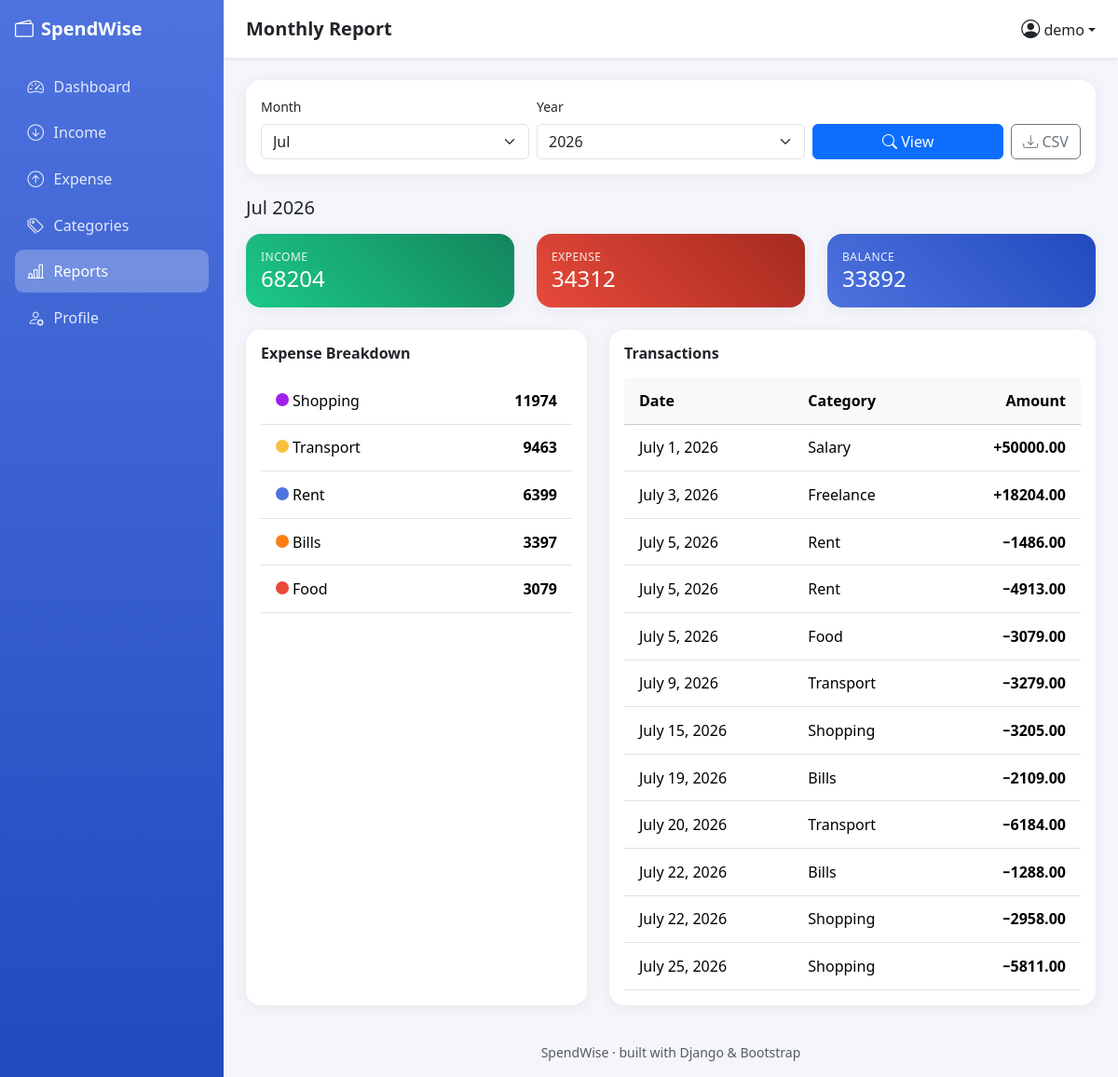
/reports/ (signed in), run on the app's committed database.
### tracker/models.py (models this page shows, shortened)
class Category(models.Model):
    INCOME, EXPENSE = "INCOME", "EXPENSE"
    TYPE_CHOICES = [(INCOME,"Income"), (EXPENSE, "Expense")]
    user = models.ForeignKey(User,on_delete=models.CASCADE,related_name="categories")
    name = models.CharField(max_length=50)
    type = models.CharField(max_length=7, choices=TYPE_CHOICES)
    color = models.CharField(max_length=7,default="#4e73df")
    created_at = models.DateTimeField(auto_now_add=True)
    class Meta:
        unique_together = ('user','name','type')
        ordering = ["name"]

class Transaction(models.Model):
    INCOME, EXPENSE="INCOME", 'EXPENSE'
    TYPE_CHOICES = [(INCOME,"Income"), (EXPENSE, "Expense")]
    user = models.ForeignKey(User,on_delete=models.CASCADE,related_name="transactions")
    category = models.ForeignKey("Category",on_delete=models.PROTECT, related_name="transactions")
    type = models.CharField(max_length=7,choices=TYPE_CHOICES)
    amount = models.DecimalField(max_digits=10,decimal_places=2)
    date = models.DateField()
    note = models.CharField(max_length=255,blank=True)
    created_at = models.DateTimeField(auto_now_add=True)
    class Meta:
        ordering = ["date", "-created_at"]

### tracker/views.py (the view)
# urls.py: path("reports/",views.reports,name="reports"),
@login_required
def reports(request):
    today=timezone.now().date()
    try:
        year=int(request.GET.get("year",today.year))
        month=int(request.GET.get("month",today.month))
    except (TypeError,ValueError):
        year,month=today.year,today.month
    month=min(max(month,1),12)
    txns=request.user.transactions.filter(date__year=year,date__month=month)
    income=txns.filter(type="INCOME").aggregate(s=Sum("amount"))["s"] or 0
    expense=txns.filter(type="EXPENSE").aggregate(s=Sum("amount"))["s"] or 0
    by_cat=(txns.filter(type="EXPENSE").values("category__name","category__color")
            .annotate(total=Sum("amount")).order_by("-total"))
    return render(request,"tracker/reports.html",{
        "year":year,"month":month,"month_name":MONTH_NAMES[month-1],
        "income":income,"expense":expense,"balance":income-expense,
        "by_cat":by_cat,"transactions":txns.select_related("category"),
        "months":list(enumerate(MONTH_NAMES,start=1)),
        "years":list(range(today.year-3,today.year+1)),
    })

### tracker/templates/tracker/reports.html (shortened to what this page needs)
{% extends "base.html" %}
{% block heading %}Monthly Report{% endblock %}
{% block content %}
<div class="card p-3 mb-4">
    <form method="get" class="row g-2 align-items-end">
    <div class="col-md-4"><label class="form-label small">Month</label>
        <select name="month" class="form-select">
        {% for num, name in months %}<option value="{{ num }}" {% if num == month %}selected{% endif %}>{{ name }}</option>{% endfor %}
        </select></div>
    <div class="col-md-4"><label class="form-label small">Year</label>
        <select name="year" class="form-select">
        {% for y in years %}<option value="{{ y }}" {% if y == year %}selected{% endif %}>{{ y }}</option>{% endfor %}
        </select></div>
    <div class="col-md-4 d-flex gap-2">
        <button class="btn btn-primary flex-grow-1"><i class="bi bi-search"></i> View</button>
        <a href="{% url 'export_csv' %}" class="btn btn-outline-secondary"><i class="bi bi-download"></i> CSV</a></div>
    </form>
</div>
<h5 class="mb-3">{{ month_name }} {{ year }}</h5>
<div class="row g-4 mb-4">
    <div class="col-md-4"><div class="card stat-card stat-income p-3"><div class="stat-label">Income</div><h4 class="mb-0">{{ CURRENCY }}{{ income }}</h4></div></div>
    <div class="col-md-4"><div class="card stat-card stat-expense p-3"><div class="stat-label">Expense</div><h4 class="mb-0">{{ CURRENCY }}{{ expense }}</h4></div></div>
    <div class="col-md-4"><div class="card stat-card stat-balance p-3"><div class="stat-label">Balance</div><h4 class="mb-0">{{ CURRENCY }}{{ balance }}</h4></div></div>
</div>
<div class="row g-4">
    <div class="col-lg-5"><div class="card p-3 h-100">
    <h6 class="fw-semibold mb-3">Expense Breakdown</h6>
    {% if by_cat %}<table class="table mb-0"><tbody>
        {% for c in by_cat %}<tr>
        <td><span class="category-dot me-1" style="background: {{ c.category__color }}"></span>{{ c.category__name }}</td>
        <td class="text-end amount-expense">{{ CURRENCY }}{{ c.total }}</td></tr>{% endfor %}
    </tbody></table>{% else %}<p class="text-muted small">No expenses this month.</p>{% endif %}
    </div></div>
    <div class="col-lg-7"><div class="card p-3 h-100">
    <h6 class="fw-semibold mb-3">Transactions</h6>
    {% if transactions %}<div class="table-responsive"><table class="table table-hover align-middle mb-0">
        <thead class="table-light"><tr><th>Date</th><th>Category</th><th class="text-end">Amount</th></tr></thead>
        <tbody>{% for t in transactions %}<tr>
        <td>{{ t.date }}</td><td>{{ t.category.name }}</td>
        <td class="text-end {% if t.type == 'INCOME' %}amount-income{% else %}amount-expense{% endif %}">
            {% if t.type == 'INCOME' %}+{% else %}−{% endif %}{{ CURRENCY }}{{ t.amount }}</td></tr>{% endfor %}
        </tbody></table></div>{% else %}<p class="text-muted small">No transactions this month.</p>{% endif %}
    </div></div>
</div>
{% endblock %}

### tracker/templates/base.html (shortened to what this page needs)
{% load static %}
<!doctype html>
<html lang="en">
<head>
    <link href="https://cdn.jsdelivr.net/npm/bootstrap@5.3.3/dist/css/bootstrap.min.css" rel="stylesheet">
    <link href="https://cdn.jsdelivr.net/npm/bootstrap-icons@1.11.3/font/bootstrap-icons.css" rel="stylesheet">
    <link href="{% static 'css/style.css' %}" rel="stylesheet">
</head>
<body>
<div class="d-flex">
    <nav class="sidebar text-white p-3">
    <div class="brand mb-4 d-flex align-items-center gap-2"><i class="bi bi-wallet2"></i><span>SpendWise</span></div>
    {% with url_name=request.resolver_match.url_name %}
    <a href="{% url 'dashboard' %}" class="nav-link {% if url_name == 'dashboard' %}active{% endif %}"><i class="bi bi-speedometer2"></i><span>Dashboard</span></a>
    <a href="{% url 'income' %}" class="nav-link {% if url_name == 'income' %}active{% endif %}"><i class="bi bi-arrow-down-circle"></i><span>Income</span></a>
    <a href="{% url 'expense' %}" class="nav-link {% if url_name == 'expense' %}active{% endif %}"><i class="bi bi-arrow-up-circle"></i><span>Expense</span></a>
    <a href="{% url 'category_list' %}" class="nav-link {% if url_name == 'category_list' %}active{% endif %}"><i class="bi bi-tags"></i><span>Categories</span></a>
    <a href="{% url 'reports' %}" class="nav-link {% if url_name == 'reports' %}active{% endif %}"><i class="bi bi-bar-chart-line"></i><span>Reports</span></a>
    <a href="{% url 'profile' %}" class="nav-link {% if url_name == 'profile' %}active{% endif %}"><i class="bi bi-person-gear"></i><span>Profile</span></a>
    {% endwith %}
    </nav>
    <div class="flex-grow-1 d-flex flex-column" style="min-height:100vh;">
    <nav class="topbar navbar bg-white shadow-sm px-4 d-flex">
        <span class="fw-semibold fs-5">{% block heading %}{% endblock %}</span>
        <div class="dropdown ms-auto">
        <a class="dropdown-toggle text-decoration-none text-dark fw-medium" href="#" data-bs-toggle="dropdown">
            <i class="bi bi-person-circle fs-5"></i> {{ request.user.username }}</a>
        </div>
    </nav>
    <main class="p-4 flex-grow-1">
        {% block content %}{% endblock %}
    </main>
    <footer class="text-center text-muted small py-3">SpendWise &middot; built with Django &amp; Bootstrap</footer>
    </div>
</div>
</body>
</html>

### static/css/style.css (style rules this page uses)
:root { --sw-primary: #4e73df; --sw-primary-dark: #224abe; }
body { background: #f4f6fb; font-family: "Segoe UI", system-ui, Roboto, Arial, sans-serif; }
.sidebar { width: 240px; min-height: 100vh; position: sticky; top: 0; background: linear-gradient(180deg, var(--sw-primary) 0%, var(--sw-primary-dark) 100%); transition: width .2s ease; }
.sidebar .brand { font-weight: 700; font-size: 1.25rem; }
.sidebar .nav-link { color: rgba(255,255,255,.85); border-radius: .6rem; margin-bottom: .25rem; padding: .6rem .85rem; display: flex; align-items: center; gap: .65rem; font-weight: 500; }
.sidebar .nav-link.active { background: rgba(255,255,255,.25); color: #fff; }
.sidebar .nav-link i { font-size: 1.1rem; }
.topbar { min-height: 62px; }
.card { border: none; border-radius: 1rem; box-shadow: 0 .15rem 1rem rgba(58,59,69,.08); }
.stat-card { color: #fff; border-radius: 1rem; overflow: hidden; }
.stat-income { background: linear-gradient(45deg,#1cc88a,#13855c); }
.stat-expense { background: linear-gradient(45deg,#e74a3b,#a52a1e); }
.stat-balance { background: linear-gradient(45deg,#4e73df,#224abe); }
.stat-card .stat-label { font-size: .75rem; letter-spacing: .5px; text-transform: uppercase; opacity: .9; }
.amount-income { color: #1cc88a; font-weight: 600; }
.amount-expense { color: #e74a3b; font-weight: 600; }
.category-dot { width: 14px; height: 14px; border-radius: 50%; display: inline-block; }
.table > :not(caption) > * > * { padding: .8rem 1rem; }

### data on the page
Category: category__name "Shopping", total "11974"
Category: category__name "Transport", total "9463"
Category: category__name "Rent", total "6399"
Category: category__name "Bills", total "3397"
Category: category__name "Food", total "3079"
Transaction: date "July 1, 2026", category.name "Salary", amount "50000.00"
Transaction: date "July 3, 2026", category.name "Freelance", amount "18204.00"
Transaction: date "July 5, 2026", category.name "Rent", amount "1486.00"
Transaction: date "July 5, 2026", category.name "Rent", amount "4913.00"
Transaction: date "July 5, 2026", category.name "Food", amount "3079.00"
Transaction: date "July 9, 2026", category.name "Transport", amount "3279.00"
Transaction: date "July 15, 2026", category.name "Shopping", amount "3205.00"
Transaction: date "July 19, 2026", category.name "Bills", amount "2109.00"
Transaction: date "July 20, 2026", category.name "Transport", amount "6184.00"
Transaction: date "July 22, 2026", category.name "Bills", amount "1288.00"
Transaction: date "July 22, 2026", category.name "Shopping", amount "2958.00"
Transaction: date "July 25, 2026", category.name "Shopping", amount "5811.00"

### other printed values
{{ request.user.username }} "demo"
{{ month_name }} "Jul"
{{ year }} "2026"
{{ income }} "68204"
{{ expense }} "34312"
{{ balance }} "33892"
form field month "Jul"
form field year "2026"
